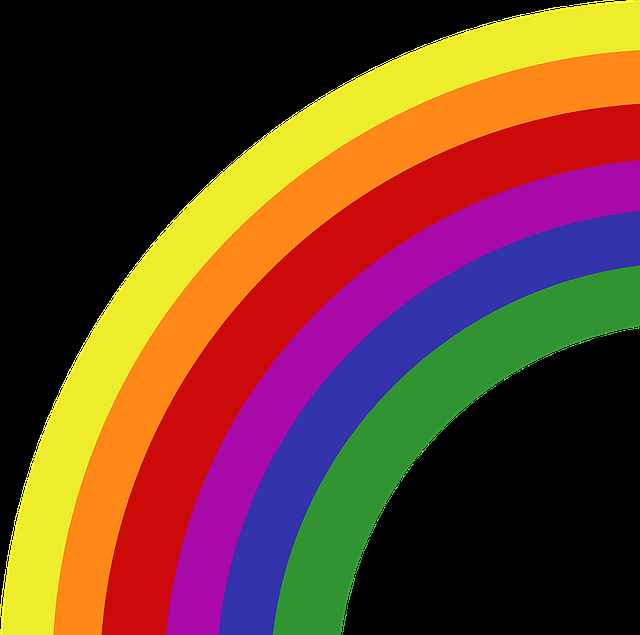
#> input picture OpenCV/opencv4/images/img25.png, 640 x 635 px
$ python c3_knn-2.py
#> lines starting #> are read from the running program, lines starting #| are printed output that depends on the picture
### OpenCV/opencv4/imgRead.py
import cv2

# 영상을 불러오기
def imgRead(imgPath, imgReadType, imgResWidth, imgResHeight):
#> called with imgPath = './images/img25.png', imgReadType = -1, imgResWidth = 320, imgResHeight = 240
    img = cv2.imread(imgPath, imgReadType)
#> img is the input picture: shape (635, 640, 4); mean B, G, R, A 41.9, 62.6, 104.3, 151.7
    if imgResHeight != 0 | imgResWidth != 0:
        img = cv2.resize(img, (imgResWidth, imgResHeight))
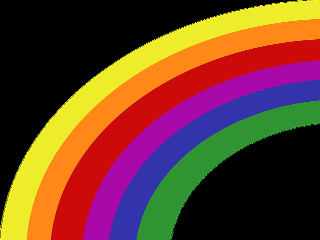
#> img: shape (240, 320, 4); mean B, G, R, A 41.8, 62.6, 104.3, 151.7
    return img


# [4 lines left out: function imgRead_Original, not called in this run]

### OpenCV/opencv4/createFolder.py
import os

# 폴더 생성하기
def createFolder(dir):
    try:
        if not os.path.exists(dir):
            os.makedirs(dir)
    except OSError:
        print ('Error: createFolder')

### OpenCV/opencv4/c3_knn-2.py
# 영상 군집화 예제 (c3_knn.py)

# 관련 라이브러리 선언
import numpy as np
import cv2
from imgRead import imgRead
from createFolder import createFolder

save_dir = './code_res_imgs/c3_knn'
createFolder(save_dir)

# 영상 읽기
img1 = imgRead("./images/img25.png", cv2.IMREAD_UNCHANGED, 320, 240)
cv2.imshow("input",img1)
cv2.imwrite(save_dir + "/input.jpg", img1)

# knn 입력 생성
data = img1.reshape((-1,3))
data = np.float32(data)

# knn 변수 설정
criteria = (cv2.TERM_CRITERIA_EPS + cv2.TERM_CRITERIA_MAX_ITER, 10, 1.0)
attempts = 10
flags = cv2.KMEANS_RANDOM_CENTERS
for i in range(1, 25):
    # knn 수행
    # numK = i * 5
    numK = i
#> (the run stopped early here; a loop or call above may not have finished)
